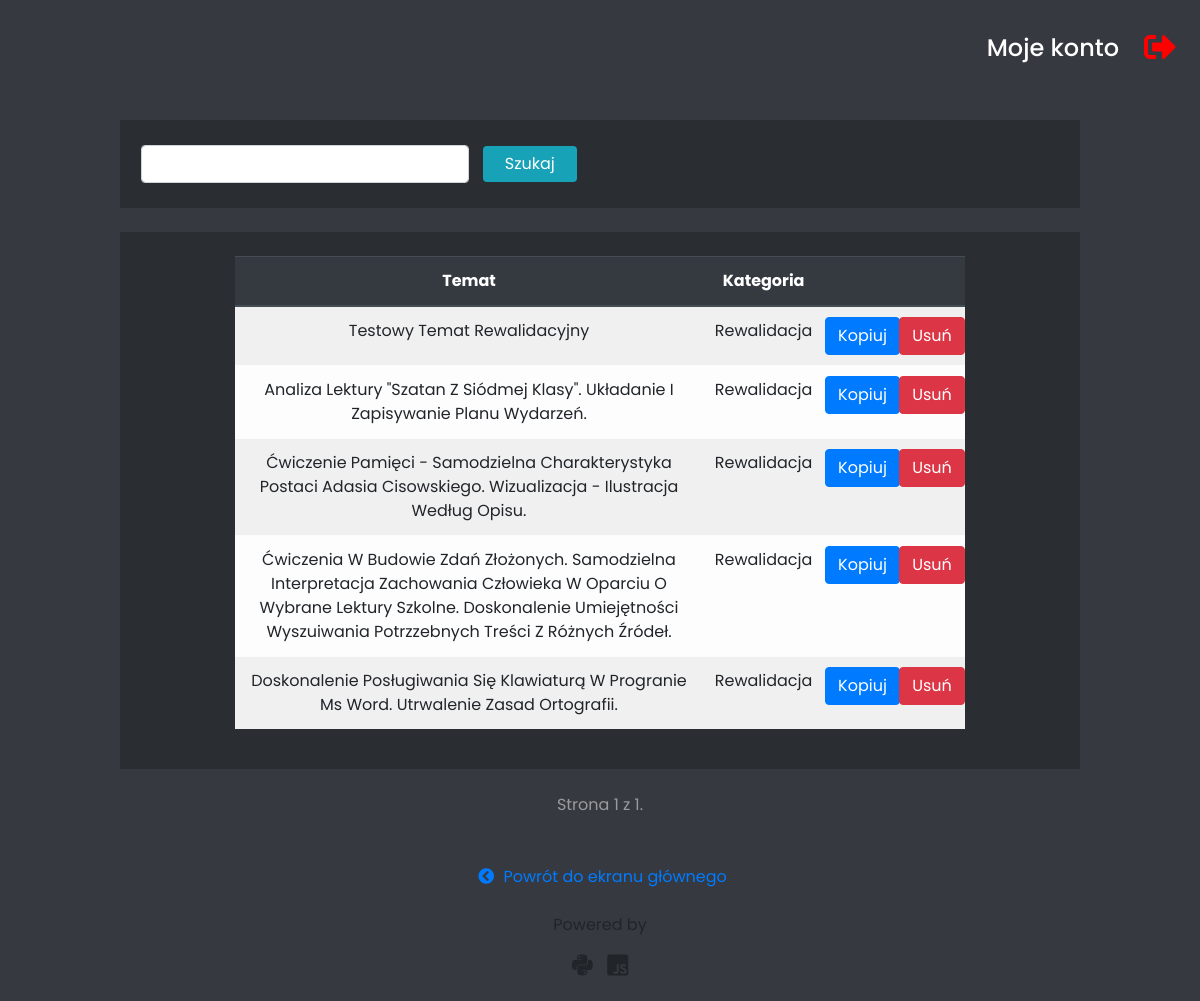
Page /saved-topics/ (signed in) on the earlier database version.
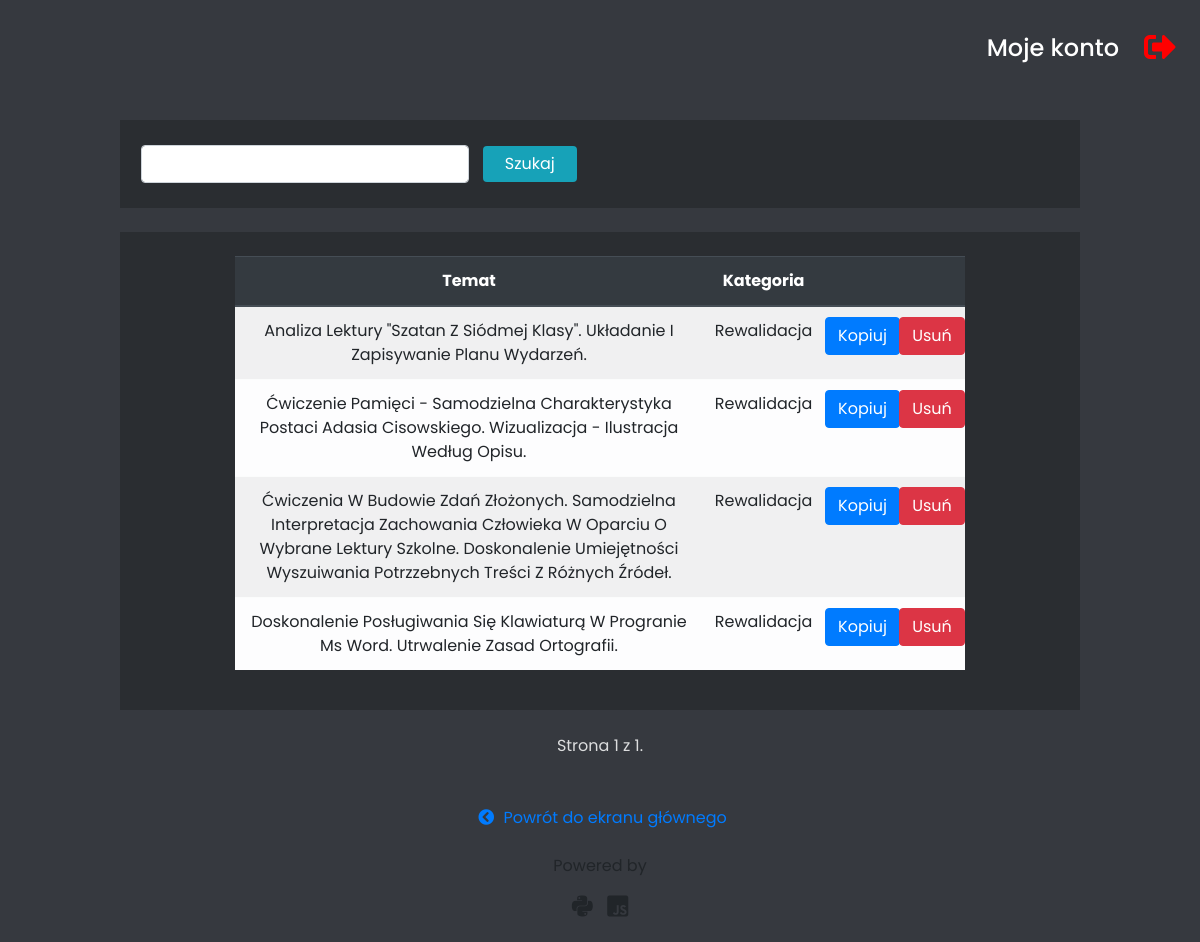
Same page on the later database version.
### base/models.py (models this page shows, shortened)
class LessonTopic(models.Model):
    topic = models.CharField(max_length=300)
    is_individual = models.BooleanField()
    teacher = models.ForeignKey(User, on_delete=models.DO_NOTHING)
    category = models.ForeignKey(LessonCategory, on_delete=models.DO_NOTHING, null=True)

class LessonCategory(models.Model):
    name = models.CharField(max_length=50)
    class Meta:
        verbose_name = 'Lesson category'
        verbose_name_plural = 'Lesson categories'

### base/views.py (the view)
# urls.py: path('saved-topics/', LessonTopicsView.as_view(), name='saved_topics'),
class LessonTopicsView(LoginRequiredMixin, ListView, FormMixin):
    login_url = '/login'
    model = LessonTopic
    template_name = 'base/saved_teacher_topics.html'
    context_object_name = 'saved_topics'
    paginate_by = 20
    form_class = TopicSearchForm
    success_url = '/saved-topics/'
    def get_queryset(self):
        queryset = LessonTopic.objects.filter(teacher=self.request.user)
        keyword = self.get_searched_keyword()
        if keyword:
            queryset = queryset.filter(topic__contains=keyword)
        return queryset
    def get_searched_keyword(self):
        try:
            keyword = self.request.GET['k']
            return keyword
        except MultiValueDictKeyError:
            pass
    def get_context_data(self, *, object_list=None, **kwargs):
        context = super().get_context_data(**kwargs)
        context['search_form'] = TopicSearchForm()
        return context

### base/forms.py
class TopicSearchForm(forms.Form):
    keyword = CharField(
        label='',
        error_messages={
            'required': 'To pole jest wymagane.'
        })

### base/templates/base/saved_teacher_topics.html (shortened to what this page needs)
{% extends 'standard_base_template.html' %}
{% block styles %}
    {{ block.super }}
    {% load static %}
    <link rel="stylesheet" href="{% static 'css/flex_form.css' %}">
    <link rel="stylesheet" href="{% static 'base/css/saved_teacher_topics.css' %}">
{% endblock %}
{% block content %}
    <div class="filter_panel">
        <div class="search_form form_wrapper">
            <form id="flex_form" method="get" action="{% url 'base:saved_topics' %}">
                <input
                        name="k"
                        id="{{ search_form.keyword.id_for_label }}"
                        type="text"
                        class="form-control form__field"
                        required>
                <input class="btn btn-info form__submit" type="submit" value="Szukaj">
            </form>
        </div>
    </div>
    <div class="saved_topics">
        {% if saved_topics|length != 0 %}
            <table class="table table-light table-striped">
              <thead class="thead-dark">
                <tr>
                  <th scope="col">Temat</th>
                  <th scope="col">Kategoria</th>
                  <th scope="col"></th>
                  <th scope="col"></th>
                </tr>
              </thead>
              <tbody>
                {% for topic in saved_topics %}
                    <tr class="topic">
                      <td id="topic_{{ forloop.counter }}">{{ topic.topic }}</td>
                      <td>{{ topic.category.name }}</td>
                      <td class="copy_topic_btn">
                        <button tabindex="0"
                            class="copy_popover copy_btn btn btn-primary"
                            data-bs-toggle="popover"
                            data-bs-trigger="focus"
                            id="topic_btn_{{ forloop.counter }}"
                            onclick="copy_topic({{ forloop.counter }})">Kopiuj</button>
                      </td>
                      <td class="delete_topic_btn">
                          <a class="btn btn-danger" href="{% url 'base:delete_topic' topic.id %}">Usuń</a>
                      </td>
                    </tr>
                {% endfor %}
              </tbody>
            </table>
        {% else %}
            {% if request.GET.k %}
                <h1 id="no_saved_topics">Nie znaleziono żadnego tematu.</h1>
            {% else %}
                 <h1 id="no_saved_topics">Aktualnie nie masz żadnych zapisanych tematów.</h1>
            {% endif %}
        {% endif %}
    </div>
    {% include 'basic_paginator.html' %}
{% endblock %}
{% block external_scripts %}
    {% load static %}
{% endblock %}

Differences in the rows shown:
removed LessonTopic: topic "Testowy Temat Rewalidacyjny", category.name "Rewalidacja"
